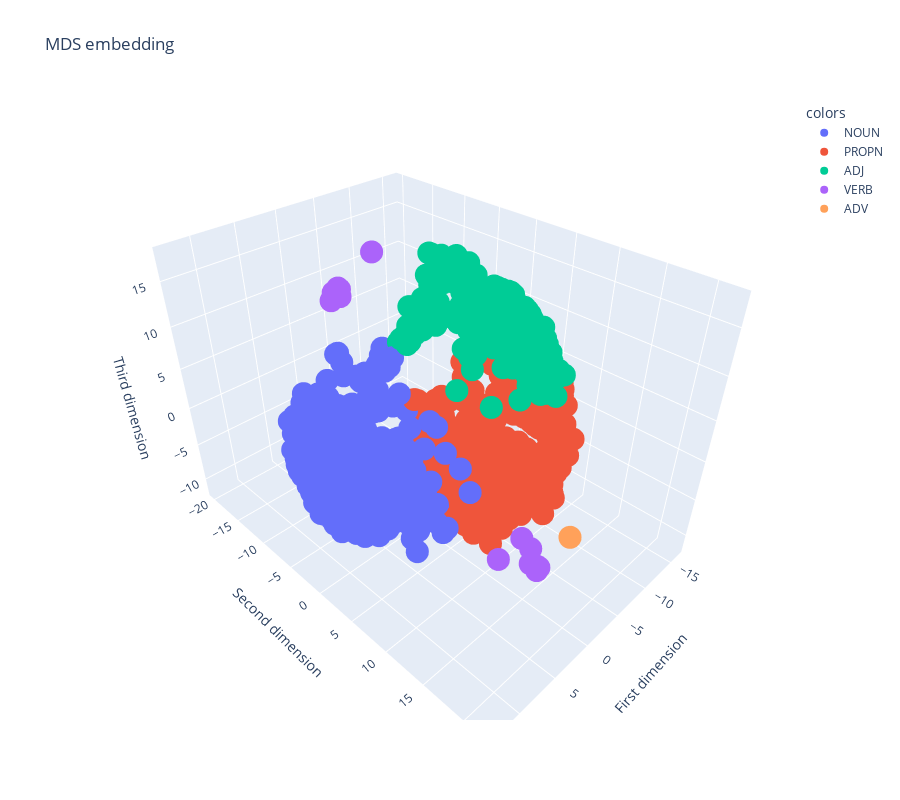

Here is the notebook cell this chart was saved with:
### Code cell
fig = px.scatter_3d(df_4, x="First dimension", y="Second dimension", z="Third dimension", color="colors", hover_name="word", height=800, size_max=2, title="MDS embedding")
fig.show()

### Figure 1 — Plotly figure (JSON) as saved in the notebook; plotly's stock layout.template omitted (floating-point values rounded to 4 significant figures; data arrays with more than 128 entries replaced by an {"elided": "..."} marker saying what was removed)
{"data": [{"hovertemplate": "<b>%{hovertext}</b><br><br>colors=NOUN<br>First dimension=%{x}<br>Second dimension=%{y}<br>Third dimension=%{z}<extra></extra>", "hovertext": {"elided": "1044 str values"}, "legendgroup": "NOUN", "marker": {"color": "#636efa", "symbol": "circle"}, "mode": "markers", "name": "NOUN", "scene": "scene", "showlegend": true, "type": "scatter3d", "x": {"elided": "1044 float values"}, "y": {"elided": "1044 float values"}, "z": {"elided": "1044 float values"}}, {"hovertemplate": "<b>%{hovertext}</b><br><br>colors=PROPN<br>First dimension=%{x}<br>Second dimension=%{y}<br>Third dimension=%{z}<extra></extra>", "hovertext": {"elided": "559 str values"}, "legendgroup": "PROPN", "marker": {"color": "#EF553B", "symbol": "circle"}, "mode": "markers", "name": "PROPN", "scene": "scene", "showlegend": true, "type": "scatter3d", "x": {"elided": "559 float values"}, "y": {"elided": "559 float values"}, "z": {"elided": "559 float values"}}, {"hovertemplate": "<b>%{hovertext}</b><br><br>colors=ADJ<br>First dimension=%{x}<br>Second dimension=%{y}<br>Third dimension=%{z}<extra></extra>", "hovertext": {"elided": "353 str values"}, "legendgroup": "ADJ", "marker": {"color": "#00cc96", "symbol": "circle"}, "mode": "markers", "name": "ADJ", "scene": "scene", "showlegend": true, "type": "scatter3d", "x": {"elided": "353 float values"}, "y": {"elided": "353 float values"}, "z": {"elided": "353 float values"}}, {"hovertemplate": "<b>%{hovertext}</b><br><br>colors=VERB<br>First dimension=%{x}<br>Second dimension=%{y}<br>Third dimension=%{z}<extra></extra>", "hovertext": ["attack", "attack", "attack", "attack", "attack", "liberal", "attack", "man", "jail", "arrest", "arrest", "bomb", "attack", "attack", "arrest", "bomb", "gun", "black", "attack"], "legendgroup": "VERB", "marker": {"color": "#ab63fa", "symbol": "circle"}, "mode": "markers", "name": "VERB", "scene": "scene", "showlegend": true, "type": "scatter3d", "x": [6.226, 6.461, -6.053, -5.86, -6.331, 6.547, 6.685, -5.183, -4.092, -5.507, -5.629, -6.212, 6.679, 6.421, -5.127, 8.035, -5.129, 6.529, -6.042], "y": [20.66, 20.66, -19.41, -19.29, -19.61, 18.94, 20.82, -12.04, -18.38, -19.4, -19.14, -19.45, 20.1, 20.61, -19.25, 17.88, -18.61, 19.88, -19.8], "z": [1.207, 1.52, 7.924, 8.156, 7.701, 3.507, 1.667, 15.02, 7.478, 7.431, 7.772, 6.864, 1.563, 0.9666, 7.833, 1.421, 8.053, 3.021, 7.091]}, {"hovertemplate": "<b>%{hovertext}</b><br><br>colors=ADV<br>First dimension=%{x}<br>Second dimension=%{y}<br>Third dimension=%{z}<extra></extra>", "hovertext": ["straight"], "legendgroup": "ADV", "marker": {"color": "#FFA15A", "symbol": "circle"}, "mode": "markers", "name": "ADV", "scene": "scene", "showlegend": true, "type": "scatter3d", "x": [3.794], "y": [21.65], "z": [3.611]}], "layout": {"height": 800, "legend": {"title": {"text": "colors"}, "tracegroupgap": 0}, "scene": {"domain": {"x": [0, 1], "y": [0, 1]}, "xaxis": {"title": {"text": "First dimension"}}, "yaxis": {"title": {"text": "Second dimension"}}, "zaxis": {"title": {"text": "Third dimension"}}}, "title": {"text": "MDS embedding"}}}
